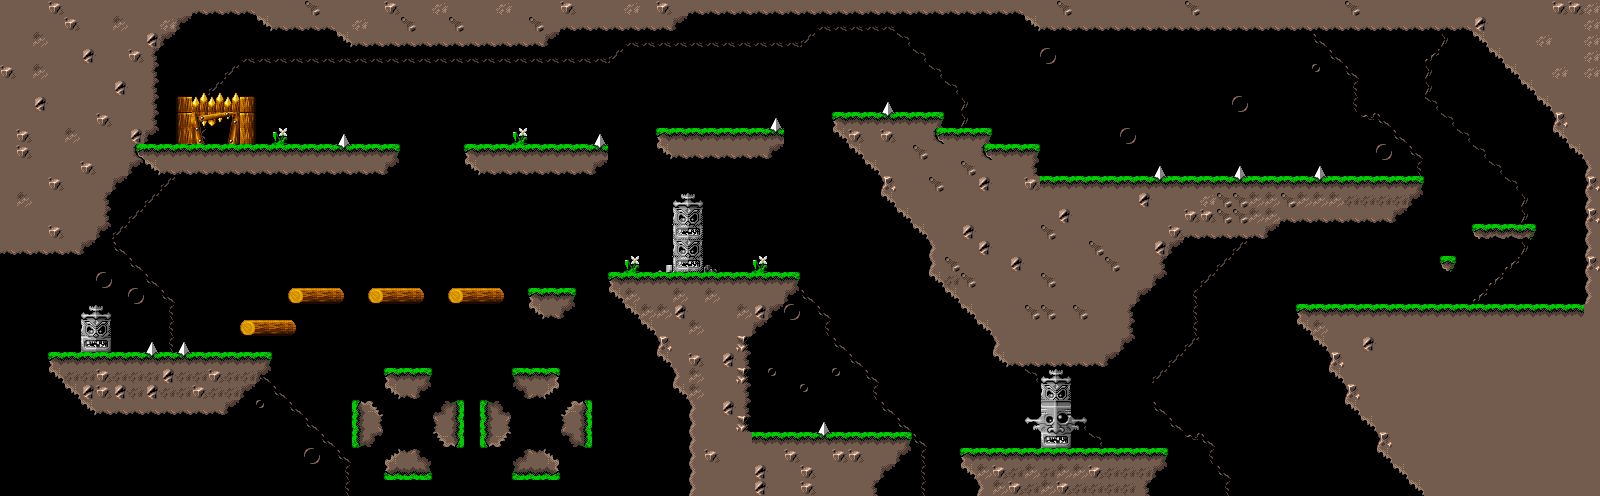

Below is a game level as drawn by its tile map, then a one-line description and the .tmx that defines it (tile-layer data replaced by summaries):
An orthogonal 100x31 tile map with 16x16 px tiles, 3 tile layers (Back, Main, Items), 2 tilesets and 1 object (SpriteSheet).

<map version="1.0" orientation="orthogonal" width="100" height="31" tilewidth="16" tileheight="16">
 <tileset firstgid="1" name="platformtiles" tilewidth="16" tileheight="16">
  <image source="platformtiles.png" width="320" height="200" />
  <tile id="2">
   <properties>
    <property name="shape" value="box" />
   </properties>
  </tile>
 </tileset>
 <tileset firstgid="241" name="actor" tilewidth="32" tileheight="32">
  <tileoffset x="-8" y="-8" />
  <image source="actor.png" width="96" height="128" />
 </tileset>
 <layer name="Back" width="100" height="31">
  <data>[3100 cells, 1225 non-empty, 18 distinct tile ids]</data>
 </layer>
 <layer name="Main" width="100" height="31">
  <data>[3100 cells, 1118 non-empty, 27 distinct tile ids]</data>
 </layer>
 <layer name="Items" width="100" height="31">
  <data>[3100 cells, 69 non-empty, 31 distinct tile ids]</data>
 </layer>
 <objectgroup name="ObjectLayer" width="100" height="31">
  <object type="SpriteSheet" gid="241" x="96" y="288">
   <properties>
    <property name="" value="" />
    <property name="playAnim" value="walkDown" />
   </properties>
  </object>
 </objectgroup>
</map>
